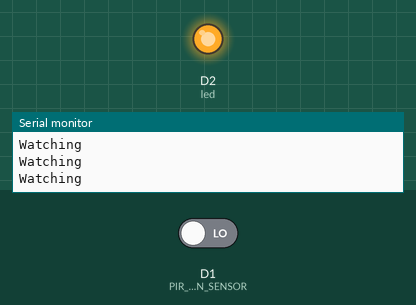
Recording of a sketch running on a simulated ESP8266 (NodeMCU). On the bench: output pins drawn as LEDs (lit = HIGH), the last lines printed to the serial monitor. The inputs (shaded band) are chosen by the test bench; at power-on: D1 (PIR_MOTION_SENSOR) LOW.

Above: at 1.2 s.
1.3 s: D1 (PIR_MOTION_SENSOR) driven HIGH
At 2.0 s:
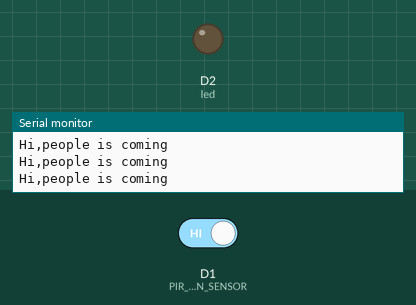
2.9 s: D1 (PIR_MOTION_SENSOR) driven LOW
At 4.4 s:
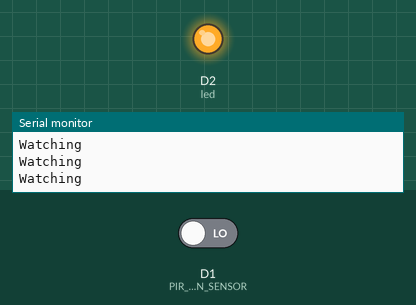
Timing chart, 0 to 5.9 s (numbered marks = the images above; inputs shaded):
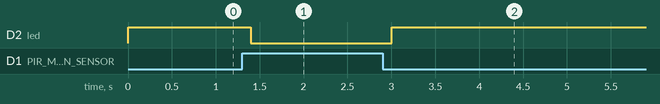

Measured:
- after the input at 1.3 s, D2 (led): HIGH → LOW after 0.10 s
- after the input at 2.9 s, D2 (led): LOW → HIGH after 0.10 s

The sketch:

bulb_motion_sensor.ino
```cpp
#define PIR_MOTION_SENSOR D1
#define led D2

void setup()
{
    pinMode(PIR_MOTION_SENSOR, INPUT);
    pinMode(led, OUTPUT);
    Serial.begin(9600);
}

void loop()
{
    // If it detects moving people

    if (digitalRead(PIR_MOTION_SENSOR))
    {
        Serial.println("Hi,people is coming");
        digitalWrite(led, LOW);
    }
    else
    {
        Serial.println("Watching");
        digitalWrite(led, HIGH);
    }
    delay(200);
}
```
